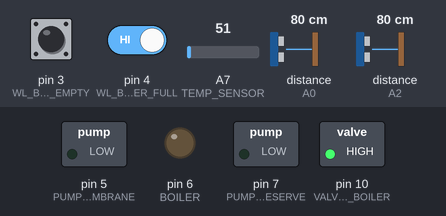
Bench run of a sketch on a simulated Arduino Nano, built with avr-gcc and run on an emulated ATmega328P. Shown: switched loads named in the sketch (green lamp = pin HIGH), output pins drawn as LEDs (lit = HIGH). Wiring (inferred from the names in the program): 2 × ultrasonic range finder: trigger A1, echo A0 / trigger A3, echo A2. The inputs (shaded band) are chosen by the test bench; at power-on: distance to the obstacle (sensors on A0, A2) 80 cm, pin 3 (WL_BOILER_EMPTY) HIGH, pin 4 (WL_BOILER_FULL) HIGH, A7 (TEMP_SENSOR) = 51. The echo pulse lasts 58.3 µs per cm; pins used as bus, display or sensor lines are not drawn; what the sketch prints to the serial monitor is not drawn.

Above: at 1.2 s.
1.3 s: distance to the obstacle (sensor on A0) set to 4 cm
2.8 s: distance to the obstacle (sensor on A0) set to 2 cm
At 3.3 s:
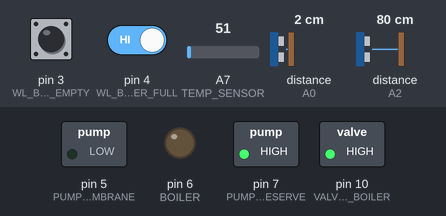
4.3 s: pin 3 (WL_BOILER_EMPTY) pulled LOW for 0.15 s
At 4.38 s:
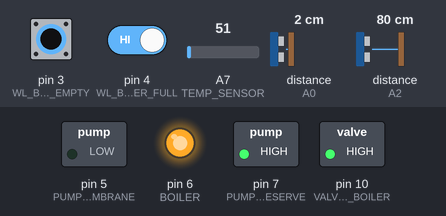
5.9 s: pin 3 (WL_BOILER_EMPTY) pulled LOW for 3.2 s
At 9.4 s:
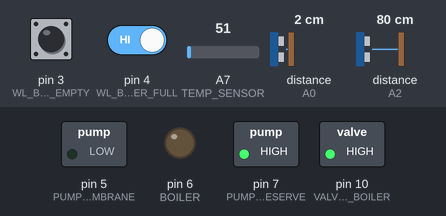
10.6 s: pin 3 (WL_BOILER_EMPTY) driven LOW and pin 4 (WL_BOILER_FULL) driven LOW
At 11.0 s:
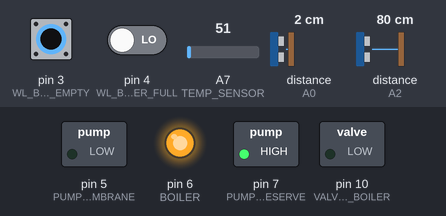
Timing chart, 0 to 13.1 s (numbered marks = the images above; inputs shaded):
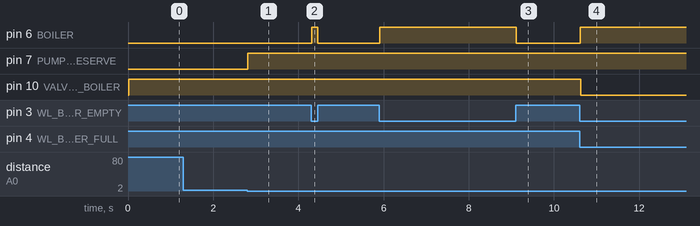

The sketch:

Desalination.ino
```cpp
/*
*  AUTHOR: NATOR VERINUMBE
*  DATE: 11/05/2020
*  DESCRIPTION: This code is part of a larger project, dropping this here for future reference
*/


#define WL_RESERVE_SENSOR_ECHO A0//Water Level Reserve (digital Input)
#define WL_STORAGE_SENSOR_ECHO A2//Water Level Storage (digital Input)

#define WL_RESERVE_SENSOR_TR A1//Water Level Reserve (digital Input)
#define WL_STORAGE_SENSOR_TR A3//Water Level Storage (digital Input)


#define WL_BOILER_FULL 4//Water Level Boiler full (digital Input)
#define WL_BOILER_EMPTY 3//water level Boiler Empty (digital Input)

#define TEMP_SENSOR  A7//has to be an anology pin

#define PUMP_TO_RESERVE   7 //digital Output
#define VALVE_TO_BOILER 10 //digital Output
#define PUMP_TO_MEMBRANE 5 //digital Output

#define BOILER 6 //digital Output

#define BAUD 115200

//Variable
#define WLR_FULL 1 //Water Level Reserve Full
#define WLS_FULL 1 //Water Level Storage Full

#define WLB_FULL 1 //Water Level Boiler (when boiler is full)
#define WLB_EMPTY 0 //When Boiler is empty
#define WLB_NORMAL -1 //When it's neither full not empty

float time = 0;
float distance = 0;
int isfull = 0;
bool isBoilerFull = false;

typedef struct Sensor{
  volatile int WL_reserve;
  volatile int WL_boiler;
  volatile int boiler_temp;
  volatile int WL_storage;
} Sensor;

Sensor sensor;


void setup() {
  // put your setup code here, to run once:
  Serial.begin(BAUD);

  pinMode(WL_RESERVE_SENSOR_ECHO, INPUT); //digital Input
  pinMode(WL_STORAGE_SENSOR_ECHO, INPUT); //digital Input
  pinMode(WL_RESERVE_SENSOR_TR, OUTPUT); //digital Input
  pinMode(WL_STORAGE_SENSOR_TR, OUTPUT); //digital Input

  pinMode(WL_BOILER_FULL, INPUT_PULLUP); //digital Input
  pinMode(WL_BOILER_EMPTY, INPUT_PULLUP); //digital Input

  pinMode(TEMP_SENSOR, INPUT);  //analog Input

  pinMode(PUMP_TO_RESERVE, OUTPUT);  //digital Output
  pinMode(VALVE_TO_BOILER, OUTPUT); //digital Output
  pinMode(PUMP_TO_MEMBRANE, OUTPUT); //digital Output
  pinMode(BOILER, OUTPUT);//digital Output


}

void loop() {

  sensor.WL_reserve = WLReserve();
  sensor.WL_boiler = WLBoiler();
  sensor.boiler_temp = BoilerTemp();
  sensor.WL_storage = WLStorage();

  printValues(&sensor); //Prints values to Serial monitor

  //*******************Fills up Salt water Reserve*******************
  if (sensor.WL_reserve < WLR_FULL){
    digitalWrite(PUMP_TO_RESERVE, HIGH);
  } else {
    digitalWrite(PUMP_TO_RESERVE, LOW);
  }

//*********************Fills up water Boiler****************************
  if ( (sensor.WL_boiler == WLB_EMPTY) ||  !(isBoilerFull)  ){ //Tank is only filled up when it's empty
    digitalWrite(VALVE_TO_BOILER, HIGH);
    if (sensor.WL_boiler == WLB_FULL){
     isBoilerFull = true;
    }
  } else {
    digitalWrite(VALVE_TO_BOILER, LOW);
  }


//***********************Maintains Boiler Temperature***********************

  if( (sensor.WL_boiler != WLB_EMPTY) && (sensor.boiler_temp < 95) ){
    digitalWrite(BOILER, HIGH);
  } else {
    digitalWrite(BOILER, LOW);
  }

//**********************Fills up Storage Tank********************
  if( (sensor.boiler_temp >= 95) && (sensor.WL_storage < WLS_FULL) && (sensor.WL_boiler != WLB_EMPTY) ){
     digitalWrite(PUMP_TO_MEMBRANE, HIGH);
  } else {
    digitalWrite(PUMP_TO_MEMBRANE, LOW);
  }

}


//############################################## --- FUNCTION DEFINITION --- ##########################################

void printValues(Sensor * sensor){

  Serial.print("WL_reserve : ");
  Serial.println(sensor->WL_reserve);
  Serial.print("WL_boiler : ");
  Serial.println(sensor->WL_boiler);
  Serial.print("boiler_temp : ");
  Serial.println(sensor->boiler_temp);
  Serial.print("wl_storage : ");
  Serial.println(sensor->WL_storage);
  Serial.println("*****************************\n");

}


uint8_t BoilerTemp(){

  uint8_t temp = 0;
  temp = ( analogRead(TEMP_SENSOR) - 32 ) / 1.8 ; //Reads and converts from farenheit to celcius
  return temp;
}


uint8_t WLReserve(){ //Water Level Reserve
   uint8_t water_level = WLR_FULL;
   digitalWrite(WL_RESERVE_SENSOR_TR,LOW);
   delayMicroseconds(2);
   digitalWrite(WL_RESERVE_SENSOR_TR,HIGH);
   delayMicroseconds(10);
   digitalWrite(WL_RESERVE_SENSOR_TR,LOW);
   delayMicroseconds(2);
   time=pulseIn(WL_RESERVE_SENSOR_ECHO,HIGH);

   distance=time*340/20000;
 return (water_level - distance);
}


uint8_t WLBoiler(){ //Water Level Boiler

  if(digitalRead(WL_BOILER_EMPTY)){ //the pin is grounded when it's active
    return WLB_EMPTY;
  } else if(!digitalRead(WL_BOILER_FULL)){ //the pin is grounded when it's active
    return WLB_FULL;
  } else {
    return WLB_NORMAL;
  }

}


uint8_t WLStorage(){ //Water Level Storage
  uint8_t water_level = WLS_FULL;
   digitalWrite(WL_STORAGE_SENSOR_TR,LOW);
   delayMicroseconds(2);
   digitalWrite(WL_STORAGE_SENSOR_TR,HIGH);
   delayMicroseconds(10);
   digitalWrite(WL_STORAGE_SENSOR_TR,LOW);
   delayMicroseconds(2);
   time=pulseIn(WL_STORAGE_SENSOR_ECHO,HIGH);

   distance=time*340/20000;
  return (water_level - distance);
}
```

Measured:
- the behaviour switches between 3 and 2 cm on distance to the obstacle (sensor on A0) (found by bisection; images 0 and 1)
- after the input at 2.8 s, pin 7 (PUMP_TO_RESERVE): LOW → HIGH at once
- after the input at 4.3 s, pin 6 (BOILER): LOW → HIGH at once, → LOW 0.15 s later
- after the input at 5.9 s, pin 6 (BOILER): LOW → HIGH at once, → LOW 3.2 s later
- after the input at 10.6 s, pin 6 (BOILER): LOW → HIGH at once; pin 10 (VALVE_TO_BOILER): HIGH → LOW at once
